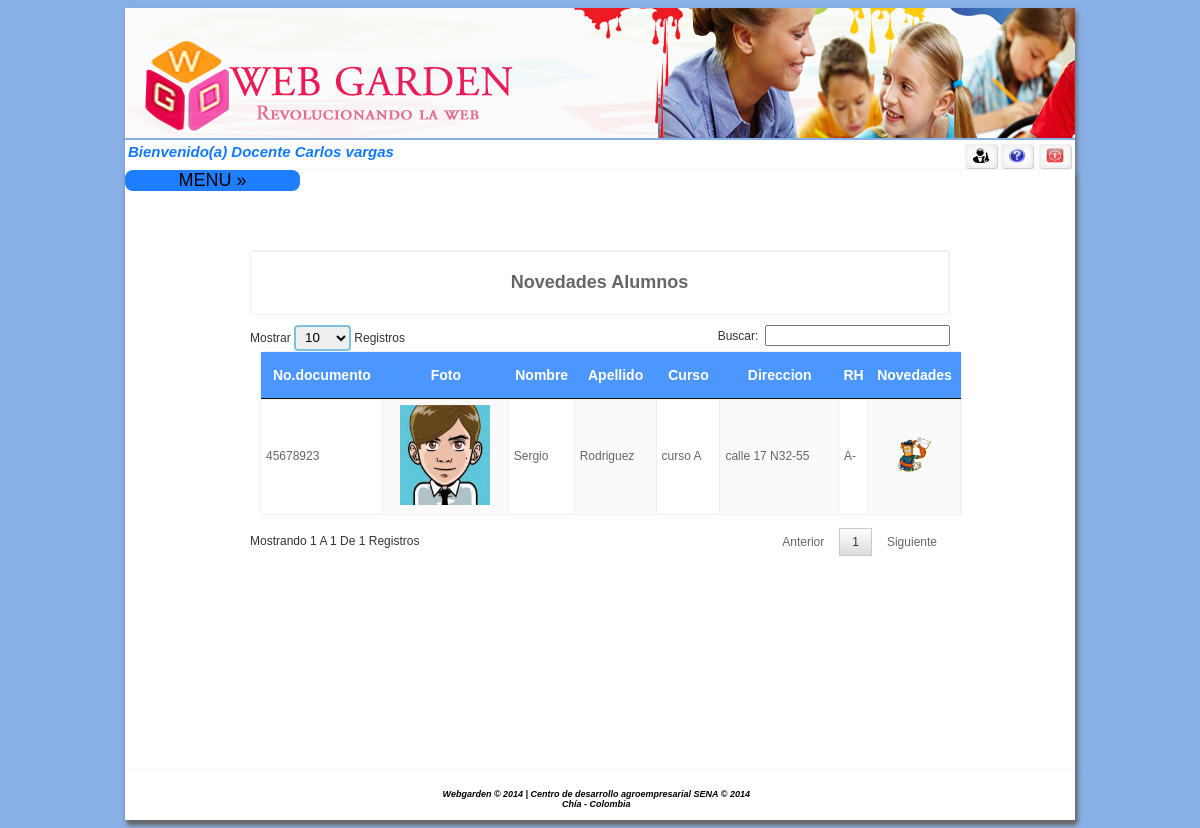
Screenshot of /home.php?acceso=137 (signed in) with the database file from the repository.
### tables this page shows
CREATE TABLE IF NOT EXISTS `alumno` (
  `identificacion` int(11) NOT NULL,
  `prinombre` varchar(15) NOT NULL,
  `segnombre` varchar(20) DEFAULT NULL,
  `priapellido` varchar(15) NOT NULL,
  `segapellido` varchar(20) DEFAULT NULL,
  `direccion` varchar(15) NOT NULL,
  `desenf` varchar(1000) NOT NULL,
  `retri` varchar(1000) NOT NULL,
  `idruta` int(11) NOT NULL,
  `acudiente` int(11) NOT NULL,
  `foto` varchar(300) NOT NULL,
  `genero` int(11) NOT NULL,
  `idcurso` int(11) NOT NULL,
  `rh` int(11) NOT NULL,
  `tipodoc` int(11) NOT NULL,
  `fecha_naci` date NOT NULL,
  `gruposan` int(11) NOT NULL
);

CREATE TABLE IF NOT EXISTS `curso` (
`idcurso` int(11) NOT NULL,
  `nombre` varchar(50) NOT NULL,
  `idnivel` int(11) NOT NULL,
  `idpersona` int(11) NOT NULL
);

CREATE TABLE IF NOT EXISTS `valor` (
`idvalor` int(11) NOT NULL,
  `nombre` varchar(50) NOT NULL,
  `idparametro` int(11) NOT NULL
);

### controlador/clistaalumnonove.php (called while the page is built, shortened)
<?php
include("modelo/mlistaalumnonove.php");
$ins = new malumno();
        ?>
        <?php
$dat = $ins->valor(3);
$dot = $ins->selruta();
$det = $ins->seldoc();
$grupo = $ins->valor(4);
$factor = $ins->valor(2);
$genero = $ins->valor(1);
$nivel = $ins->selniveled();
$datos = $ins->selalum();
?>

### modelo/mlistaalumnonove.php (called while the page is built, shortened)
<?php
include("controlador/conexion.php");
class malumno {
    function valor($idvalor) {
        $sql = "select idvalor, nombre from valor where idparametro='" . $idvalor . "';";
        $conexionBD = new conexion();
        $conexionBD->conectarBD();
        $data = $conexionBD->ejeCon($sql, 0);
        return $data;
    }
    function selruta() {
        $sql = "SELECT ru.idruta, ru.placa, ru.npuesto, ru.idconductor, us.prinombre as nombre,us.priapellido as apellido , ru.modelo ,ma.nombre as marca
FROM ruta as ru inner join persona as us on  ru.idconductor=us.identificacion
inner join marcaruta as ma  on ru.idmarca=ma.idmarca where idruta<>1;";
        $conexionBD = new conexion();
        $conexionBD->conectarBD();
        $data = $conexionBD->ejeCon($sql, 0);
        return $data;
    }
    function seldoc() {
        $sql = "SELECT per.identificacion,per.prinombre,per.priapellido,perf.activo,perf.perfil,perf.identificacion as identidad FROM persona as per inner join perxper as perf on per.identificacion=perf.identificacion where perf.perfil=1 AND perf.activo=1";
        $conexionBD = new conexion();
        $conexionBD->conectarBD();
        $data = $conexionBD->ejeCon($sql, 0);
        return $data;
    }
    function selniveled() {
        $sql = "SELECT * from nivel";
        $conexionBD = new conexion();
        $conexionBD->conectarBD();
        $data = $conexionBD->ejeCon($sql, 0);
        return $data;
    }
    function selalum() {
     $sql = "select alu.identificacion,alu.foto,alu.direccion ,alu.prinombre,alu.priapellido,cur.nombre curso ,val1.nombre as rh ,val2.nombre as grupos from alumno as alu inner join curso as cur on alu.idcurso=cur.idcurso inner join valor as val1 on alu.rh=val1.idvalor inner join valor as val2 on alu.gruposan=val2.idvalor ";
        $conexionBD = new conexion();
        $conexionBD->conectarBD();
        $data = $conexionBD->ejeCon($sql, 0);
        return $data;
    }
}

### controlador/configuracion.php (called while the page is built)
<?php
	$usu_db = "root";
	$pass_db = "";
	$serv_db = "localhost";
	$db = "webgarden";
?>

### controlador/conexion.php (called while the page is built, shortened)
<?php
class conexion{
	function conectarBD(){
		include("configuracion.php");
		$this->link = mysql_connect($serv_db,$usu_db,$pass_db);
		$db2= mysql_select_db($db);
	}
	function ejeCon($con, $op){
		$this->resultado = mysql_query($con) or
		die("La consulta fallo: ".mysql_error());
		if ($op==0){
			while ($linea = mysql_fetch_array($this->resultado)){
				$arrayResultado[] = $linea;
			}
		}else{
			$arrayResultado[] =0;
		}
		$resarr = isset($arrayResultado) ? $arrayResultado:NULL;
		if($resarr){
			return $arrayResultado;
		}
	}
}
?>

### vista/vlistaalumnonove.php (the view, shortened to what this page needs)
<?php
include ("controlador/clistaalumnonove.php");
?>
<center>
<form id="form2" name="form2" method="GET" action="" class="display" onSubmit="return confirm('Desea eliminar?')">
    <div align="center" id="tabint">
        <table width="700" border="0" cellspacing="0" cellpadding="5">
            <tr>
                <td colspan="6" align="center">
                    <h2> Novedades Alumnos</h2>
                </td>
            </tr>
        </table>
        <div style="width: 700px">
        <table id="example" class="display" cellspacing="0" width="100%">
             <thead>
            <tr>
                <th >No.documento<input name="acceso" type="hidden" id="acceso" value="109" /></th>
                <th>Foto</th>
                <th>Nombre</th>
                <th>Apellido</th>
                <th>Curso</th>
                <th>Direccion</th>
                <th>RH</th>
                <th>Novedades</th>
            </tr>
             </thead>
       <tbody>
            <?php
            for ($i = 0; $i < count($datos); $i++) {
                ?>
                <tr>
                       <td> <?php echo $datos[$i]['identificacion'] ?></td>
                    <td align="center"><img border=0 src="<?php echo $datos[$i]['foto'] ?>" width="90" height="100" /></td>
                    <td> <?php echo $datos[$i]['prinombre'] ?></td>
                    <td> <?php echo $datos[$i]['priapellido'] ?></td>
                    <td > <?php echo $datos[$i]['curso'] ?></td>
                    <td > <?php echo $datos[$i]['direccion'] ?></td>
                    <td> <?php echo $datos[$i]['grupos'] ?><?php echo $datos[$i]['rh'] ?></td>
                    <td align="center"><a href="home.php?pr=<?php echo $datos[$i]['identificacion'] ?>&acceso=112"><img border=0 src="image/novedad.png" width="35" height="35" /></a></td>
                </tr>
            <?php } ?>
   </tbody>
        </table>
        <p>&nbsp; </p>
    </div>
        </div>
</form>
</center>

### css/style.css (style rules this page uses)
#tabint table { border-radius: 3px; border: solid 1px #f1f1f1; box-shadow: 5 5 10px #333; margin: 10px; }
#tabint table a { color: #fff; }
#tabint table thead tr th, #tabint table tfoot tr td { padding: 15px 0; background-color: #4B97FF; color: #fff; font-weight: bold; font-size: 14px; text-align: center; min-width: 10px; }
#tabint table tbody tr td,#tabint table tbody tr th { transition: all 400ms ease-in; -webkit-transition: all 400ms ease-in; -moz-transition: all 400ms ease-in; -o-transition: all 400ms ease-in; -ms-transition: all 400ms ease-in; padding: 5px 5px; word-wrap: break-word; border: solid 0px #fff; border-bottom: solid 1px #fff; border-top: solid 1px #f1f1f1; border-right: solid 1px #f1f1f1; }
#tabint table tbody tr td:nth-child(odd) { background-color: #fff; }
#tabint table tbody tr td:nth-child(even) { background-color: #fafafa; }
#tabint table th { background: #4B97FF; color: #fff; }

### css/menu.css (style rules this page uses)
body { font-family: 'Open Sans', sans-serif; background:#89B0E6; background-size:cover; }
a { color: #23dbdb; text-decoration: none; }

### rows the page displays
alumno: identificacion "45678923", foto (picture), prinombre "Sergio", priapellido "Rodriguez", idcurso.nombre "curso A", direccion "calle 17 N32-55", valor.nombre "A", valor.nombre "-"

### other values shown
$nomapre "Carlos vargas"
